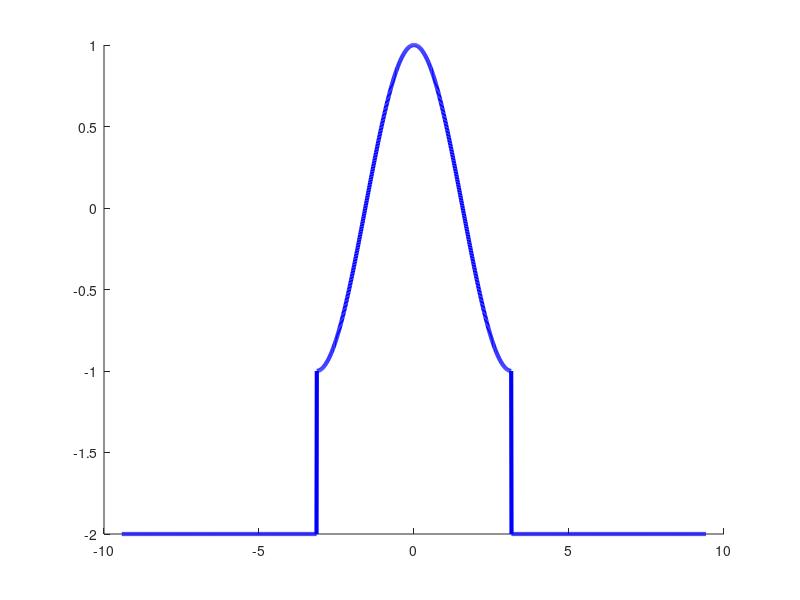

The MATLAB script that drew this image:
t = (-3*pi:0.01:3*pi)'; 
% Start with all zeros: 
unitstep = cos(t); 
% But make everything corresponding to t>=1 one:
unitstep(t>=pi) = -2; 
unitstep(t<=-pi) = -2;
plot(t,unitstep,'b','linewidth',3) 
hold on
box off